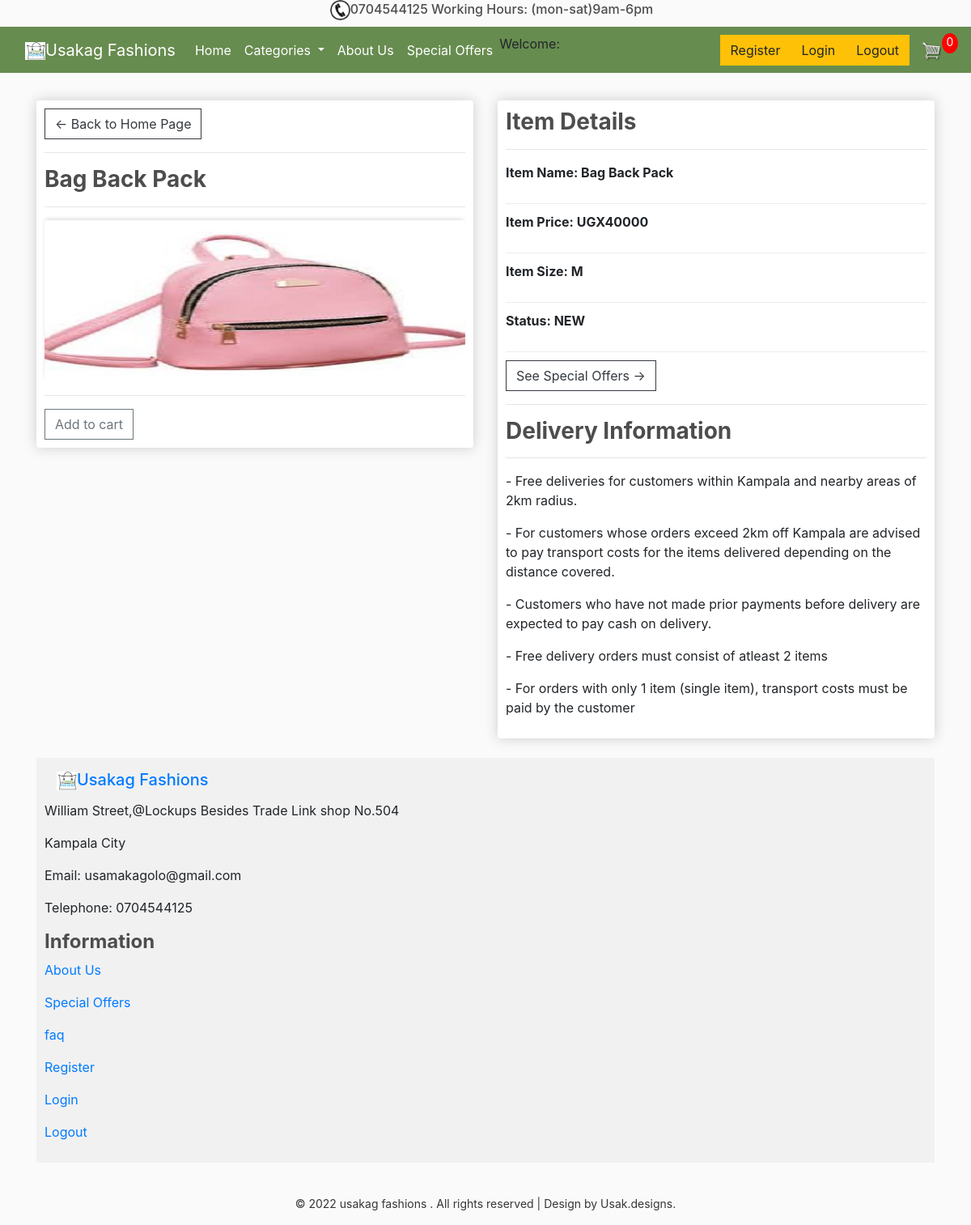
Page /single_product/1/ on the committed database.
### store/models.py (models this page shows, shortened)
class Product(models.Model):
    name = models.CharField(max_length=200, null=True)
    price_0 = models.DecimalField(max_digits=10, decimal_places=0, null=True)
    price = models.DecimalField(max_digits=10, decimal_places=0)
    digital = models.BooleanField(default=False, null=True, blank=False)
    image = models.ImageField(upload_to='images', null=True, blank=True)
    STATUS_TYPE_CHOICES=[
        ('BAGS','BAGS'),
        ('MEN','MEN'),
        ('SCARVES','SCARVES'),
        ('WOMEN','WOMEN')
    ]
    status = models.CharField(max_length=100,choices=STATUS_TYPE_CHOICES)
    STATUS_TYPE_CHOICES=[
        ('YES','YES'),
        ('NO','NO'),
    ]
    special_offers = models.CharField(max_length=100,choices=STATUS_TYPE_CHOICES)
    STATUS_TYPE_CHOICES=[
        ('M','M'),
        ('S','S'),
        ('L','L'),
        ('XL','XL'),
        ('XXL','XXL'),
        ('XXXL','XXXL'),
    ]
    size = models.CharField(max_length=100,choices=STATUS_TYPE_CHOICES)
    STATUS_TYPE_CHOICES=[
        ('NEW','NEW'),
        ('SECOND HAND','SECOND HAND'),
    ]
    item_status = models.CharField(max_length=100,choices=STATUS_TYPE_CHOICES)

### store/views.py (the view)
# urls.py: path('single_product/<int:productId>/',views.single_product,name='single_product'),
def single_product(request,productId):
    data= cartData(request)
    cartItems = data['cartItems']
    prod = Product.objects.get(pk=productId)
    context={
        "prod":prod,
        'cartItems':cartItems
    }
    return render(request, 'store/single_product.html', context)

### store/utils.py (called while the page is built, shortened)
def cookieCart(request):
    try:
        cart = json.loads(request.COOKIES['cart'])
    except:
        cart = {}
    print('CART:', cart)
    items = []
    order = {'get_cart_total':0, 'get_cart_items':0, 'shipping':False}
    cartItems = order['get_cart_items']
    return{'cartItems':cartItems, 'order':order, 'items':items}

def cartData(request):
    if request.user.is_authenticated:
        customer = request.user.customer
        order, created = Order.objects.get_or_create(customer=customer,complete=False)
        items = order.orderitem_set.all()
        cartItems = order.get_cart_items
    else:
        cookieData = cookieCart(request)
        cartItems = cookieData['cartItems']
        order = cookieData['order']
        items = cookieData['items']
    return{'cartItems':cartItems, 'order':order, 'items':items}

### store/templates/store/single_product.html (shortened to what this page needs)
{% extends 'store/main.html' %}
{% load static %}
{% block content %}
<div class="row">
	<div class="col-lg-6">
		<div class="box-element" id="form-wrapper">
               <form>
                    <div>
                         <a  class="btn btn-outline-dark" href="{% url 'store' %}">&#x2190; Back to Home Page</a>
                         <hr>
                         <h3><strong>{{prod.name}}</strong></h3>
					<hr>
                    </div>
                    <div>
                        <img class="thumbnail" src="{{prod.image.url}}" alt=""/>
                    </div>
                    <hr>
                    <button data-product={{prod.id}} data-action="add" class="btn btn-outline-secondary add-btn update-cart">Add to cart</button>
               </form>
		</div>
	</div>
	<div class="col-lg-6">
		<div class="box-element">
	          <h3><strong>Item Details</strong></h3>
	          <hr>
			<div class="cart-row">
		         <p><b>Item Name: {{prod.name}}</b></p>
	          </div>
              <div class="cart-row">
                <p><b>Item Price: UGX{{prod.price}}</b></p>
              </div>
              <div class="cart-row">
               <p><b>Item Size: {{prod.size}}</b></p>
             </div>
             <div class="cart-row">
              <p><b>Status: {{prod.item_status}}</b></p>
            </div>
             <a  class="btn btn-outline-dark" href="{% url 'special_offers' %}"> See Special Offers &#x2192;</a>
	        <hr>
             <h3><strong>Delivery Information</strong></h3>
	         <hr>
              <P> - Free deliveries for customers within Kampala and nearby areas of 2km radius.</P>
		    <p> - For customers whose orders exceed 2km off Kampala are advised to pay transport costs for the items
                    delivered depending on the distance covered.</p>
              <p> - Customers who have not made prior payments before delivery are expected to pay cash on delivery.</p>
              <p> - Free delivery orders must consist of atleast 2 items</p>
              <p> - For orders with only 1 item (single item), transport costs must be paid by the customer</p>
		</div>
	</div>
</div>
<br>
<div class="grid-container">
     <div class="footer">
       <h4><a class="navbar-brand" href="{% url 'store' %}"><img id="logo-icon" src="{% static 'images/capture1.png' %}" alt=" " />Usakag Fashions</a></h4>
         <p>William Street,@Lockups Besides Trade Link shop No.504</p>
         <p>Kampala City</p>
         <p>Email: usamakagolo@gmail.com</p>
         <p>Telephone: 0704544125</p>
      <div class="text-centre">
       <h4><b>Information</b></h4>
         <p><a href="{% url 'about_us' %}">About Us</a></p>
         <p><a href="{% url 'special_offers' %}">Special Offers</a></p>
         <p><a href="{% url 'faq' %}">faq</a></p>
         <p><a href="{% url 'store' %}">Register</a></p>
         <p><a href="{% url 'store' %}">Login</a></p>
         <p><a href="{% url 'store' %}">Logout</a></p>
       </div>
     </div>
    </div>
   <p class="copy-right">© 2022 usakag fashions . All rights reserved | Design by <a href="#"> Usak.designs.</a></p>
{% endblock content %}

### static/css/main.css (style rules this page uses)
body { background-color: hsl(0, 0%, 98%); }
h1,h2,h3,h4,h5,h6 { color:hsl(0, 0%, 30%); }
.box-element { box-shadow:hsl(0, 0%, 80%) 0 0 16px; background-color: #fff; border-radius: 4px; padding: 10px; }
.thumbnail { width: 100%; height: 200px; -webkit-box-shadow: -1px -3px 5px -2px rgba(214,214,214,1); -moz-box-shadow: -1px -3px 5px -2px rgba(214,214,214,1); box-shadow: -1px -3px 5px -2px rgba(214,214,214,1); }
#logo-icon { width:25px; display: inline-block; margin-left: 15px; }
.col-lg-4, .col-lg-6, .col-lg-8, .col-lg-12 { margin-top: 10px; }
.btn { border-radius: 0; }
.cart-row { display: flex; align-items: flex-stretch; padding-bottom: 10px; margin-bottom: 10px; border-bottom: 1px solid #ececec; }

### static/css/style.css (style rules this page uses)
.footer { grid-area: footer; background-color: #f1f1f1; padding: 10px; text-align: left; }
p.copy-right { margin-top:40px; text-align:center; font-size:14px; color:#363636; }
p.copy-right a { color:#363636; }

### rows in the picture
Product: name "Bag Back Pack", image (picture), price "40000", size "M", item_status "NEW"

### other values in the picture
{{ cartItems }} "0"
